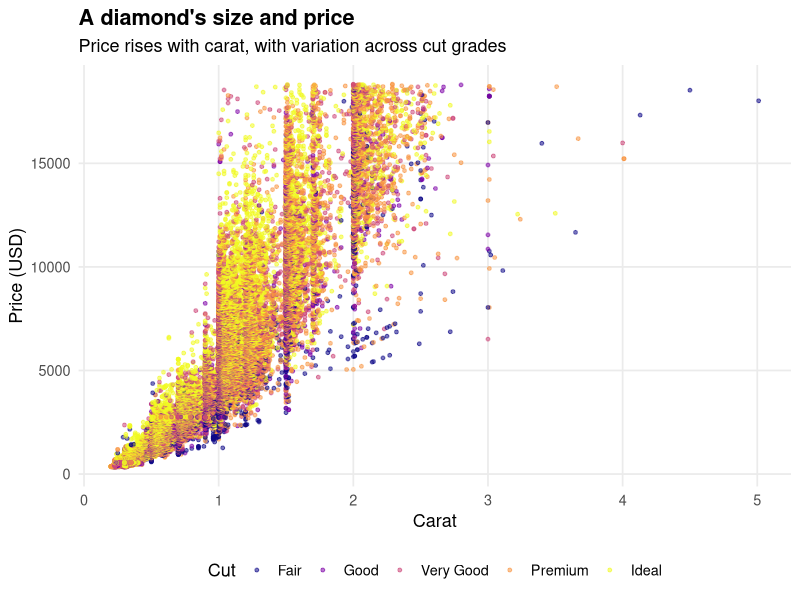

Here is the R script that generated this plot:
library(tidyverse)

result <- sum(1:10)
print(result)

diamonds_plot <- ggplot(diamonds, aes(x = carat, y = price, color = cut)) +
  geom_point(alpha = 0.55, size = 1) +
  scale_color_viridis_d(option = "C") +
  labs(
    title = "A diamond's size and price",
    subtitle = "Price rises with carat, with variation across cut grades",
    x = "Carat",
    y = "Price (USD)",
    color = "Cut"
  ) +
  theme_minimal(base_size = 13) +
  theme(
    plot.title = element_text(face = "bold"),
    legend.position = "bottom",
    panel.grid.minor = element_blank()
  )

ggsave("diamonds-1.png", plot = diamonds_plot, width = 10, height = 6, dpi = 300)
